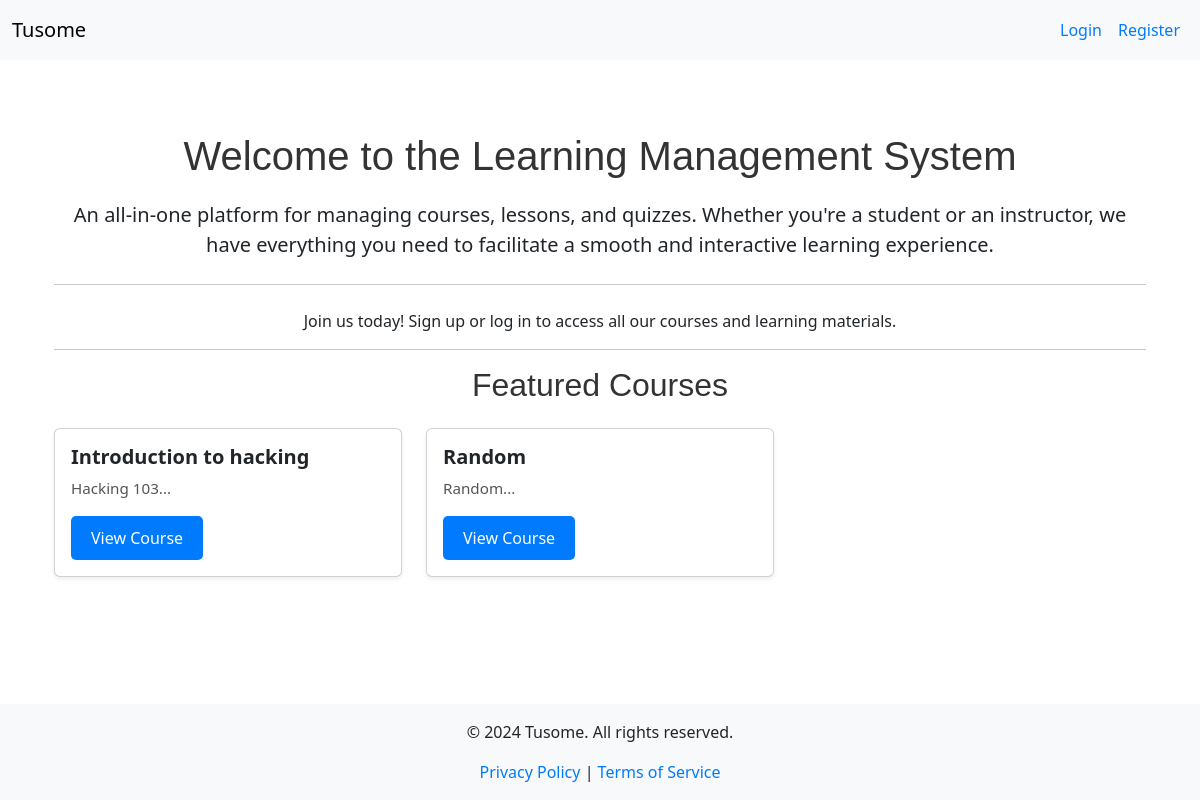
Before: / with the older database file.
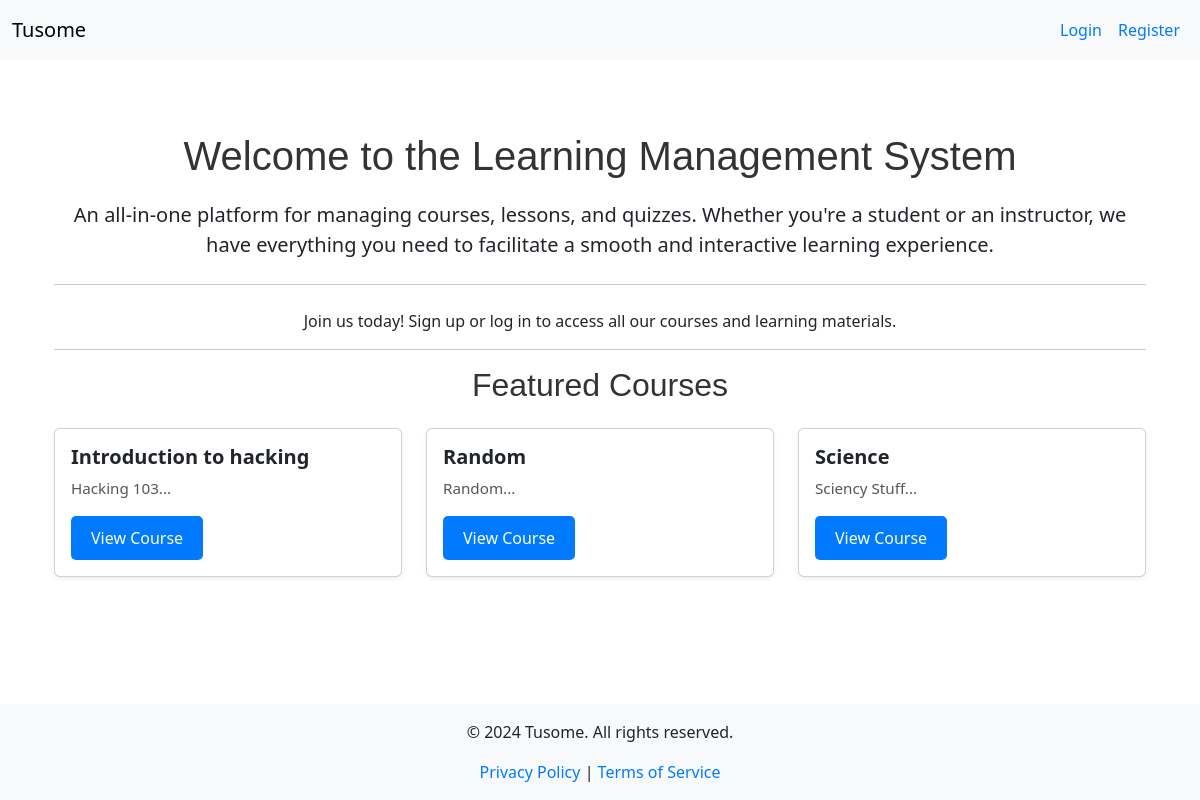
After: the same page with the newer database file.
### models.py (models this page shows)
class Course(db.Model):
    id = db.Column(db.Integer, primary_key=True)
    title = db.Column(db.String(200), nullable=False)
    description = db.Column(db.Text, nullable=False)
    is_featured = db.Column(db.Boolean, default=False)
    instructor_id = db.Column(db.Integer, db.ForeignKey('instructor.id'), nullable=False)
    instructor = db.relationship('Instructor', back_populates='courses')
    lessons = db.relationship('Lesson', back_populates='course', lazy=True)
    quizzes = db.relationship('Quiz', back_populates='course', lazy=True)
    materials = db.relationship('CourseMaterial', back_populates='course', lazy=True)
    enrollments = db.relationship('Enrollment', back_populates='course', lazy=True)
    submissions = db.relationship('Submission', back_populates='course', lazy=True)

### app.py (the view)
@app.route('/')
def index():
    courses = Course.query.filter_by(is_featured=True).all()  # Assuming there's an is_featured field
    return render_template('index.html', courses=courses)

### app.py (called while the page is built)
@app.context_processor
def inject_current_year():
    return {'current_year': datetime.utcnow().year}

@app.context_processor
def inject_roleenum():
    return dict(RoleEnum=RoleEnum)

### templates/index.html (shortened to what this page needs)
{% extends "base.html" %}
{% block content %}
<div class="container mt-5">
    <div class="jumbotron text-center">
        <h1>Welcome to the Learning Management System</h1>
        <p class="lead">An all-in-one platform for managing courses, lessons, and quizzes. Whether you're a student or an instructor, we have everything you need to facilitate a smooth and interactive learning experience.</p>
        <hr class="my-4">
        {% if not current_user.is_authenticated %}
            <p>Join us today! Sign up or log in to access all our courses and learning materials.</p>
        {% endif %}
    </div>
    <hr>
    <h2 class="text-center mb-4">Featured Courses</h2>
    <div class="row">
        {% for course in courses %}
        <div class="col-md-4">
            <div class="card mb-4 shadow-sm">
                <div class="card-body">
                    <h5 class="card-title">{{ course.title }}</h5>
                    <p class="card-text">{{ course.description[:100] }}...</p>
                    <a href="{{ url_for('course_details', course_id=course.id) }}" class="btn btn-primary">View Course</a>
                </div>
            </div>
        </div>
        {% else %}
        <p>No courses available at the moment. Please check back later.</p>
        {% endfor %}
    </div>
</div>
{% endblock %}

Changed rows visible on the page:
added Course: title "Science", description "Sciency Stuff"
